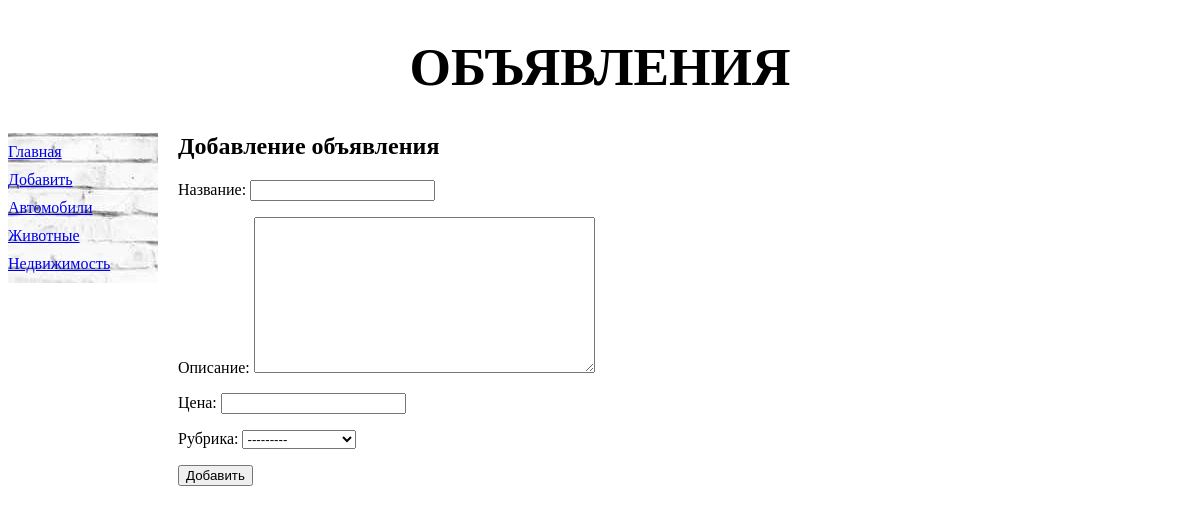
The page /bboard/add/ on the database its author committed.
### bboard/models.py (models this page shows)
class Rubric(models.Model):
    name = models.CharField(max_length=20, db_index=True,
                            verbose_name='Название')
    def __str__(self):
        return self.name
    class Meta:
        verbose_name_plural = 'Рубрики'
        verbose_name = 'Рубрика'
        ordering = ['name']

### bboard/views.py (the view)
# urls.py: path('add/', DbCreateView.as_view(), name='add'),
class DbCreateView(CreateView):
    template_name = 'bboard/create.html'
    form_class = DbForm
    success_url = reverse_lazy('index')
    def get_context_data(self, **kwargs):
        context = super().get_context_data(**kwargs)
        context['rubrics'] = Rubric.objects.all()
        return context

### bboard/forms.py
class DbForm(ModelForm):
    class Meta:
        model = Db
        fields = ('title', 'content', 'price', 'rubric')

### bboard/templates/bboard/create.html (shortened to what this page needs)
<!DOCTYPE html>
<html lang="en">
<head>
</head>
<body>
    {% extends "layout/basic.html" %}
    {% block content %}
        <h2>Добавление объявления</h2>
        <form method="post">
            {{ form.as_p }}
            <input type="submit" value="Добавить">
        </form>
    {% endblock %}

### bboard/templates/layout/basic.html (shortened to what this page needs)
{% load static %}
<!DOCTYPE html>
<html lang="en">
<head>
    <link rel="stylesheet" href="{% static 'bboard/style.css' %}">
</head>
<body>
    <header>
        <h1>Объявления</h1>
    </header>
    <nav>
        <a href="{% url 'index' %}">Главная</a>
        <a href="{% url 'add' %}">Добавить</a>
        {% for rubric in rubrics %}
            <a href="{% url 'by_rubric' rubric.pk %}">{{ rubric.name }}</a>
        {% endfor %}
    </nav>
    <section>
        {% block content %}
        {% endblock %}
    </section>
</body>
</html>

### bboard/static/bboard/style.css (style rules this page uses)
header h1 { font-size: 40pt; text-transform: uppercase; text-align: center; }
nav { background: url("bg.jpg") no-repeat; font-size: 16px; width: 150px; float: left; }
nav a { display: block; margin: 10px 0; }
section { margin-left: 170px; }

### rows shown on the page
Rubric: name "Автомобили"
Rubric: name "Животные"
Rubric: name "Недвижимость"
